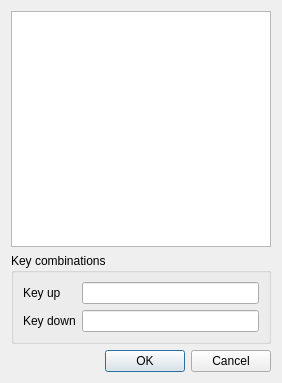
<ui version="4.0" >
 <class>AssignSliderHotKey</class>
 <widget class="QDialog" name="AssignSliderHotKey" >
  <property name="geometry" >
   <rect>
    <x>0</x>
    <y>0</y>
    <width>282</width>
    <height>383</height>
   </rect>
  </property>
  <property name="windowTitle" >
   <string>Assign a key combinations to slider</string>
  </property>
  <layout class="QVBoxLayout" >
   <item>
    <widget class="QTextBrowser" name="m_infoText" />
   </item>
   <item>
    <widget class="QGroupBox" name="m_combinationsGroup" >
     <property name="title" >
      <string>Key combinations</string>
     </property>
     <layout class="QGridLayout" >
      <item row="0" column="0" >
       <widget class="QLabel" name="label" >
        <property name="text" >
         <string>Key up</string>
        </property>
       </widget>
      </item>
      <item row="0" column="1" >
       <widget class="QLineEdit" name="m_previewUpEdit" >
        <property name="alignment" >
         <set>Qt::AlignCenter</set>
        </property>
        <property name="readOnly" >
         <bool>true</bool>
        </property>
       </widget>
      </item>
      <item row="1" column="0" >
       <widget class="QLabel" name="label_2" >
        <property name="text" >
         <string>Key down</string>
        </property>
       </widget>
      </item>
      <item row="1" column="1" >
       <widget class="QLineEdit" name="m_previewDownEdit" >
        <property name="readOnly" >
         <bool>true</bool>
        </property>
       </widget>
      </item>
     </layout>
    </widget>
   </item>
   <item>
    <widget class="QDialogButtonBox" name="m_buttonBox" >
     <property name="orientation" >
      <enum>Qt::Horizontal</enum>
     </property>
     <property name="standardButtons" >
      <set>QDialogButtonBox::Cancel|QDialogButtonBox::NoButton|QDialogButtonBox::Ok</set>
     </property>
    </widget>
   </item>
  </layout>
 </widget>
 <resources/>
 <connections>
  <connection>
   <sender>m_buttonBox</sender>
   <signal>accepted()</signal>
   <receiver>AssignSliderHotKey</receiver>
   <slot>accept()</slot>
   <hints>
    <hint type="sourcelabel" >
     <x>248</x>
     <y>254</y>
    </hint>
    <hint type="destinationlabel" >
     <x>157</x>
     <y>274</y>
    </hint>
   </hints>
  </connection>
  <connection>
   <sender>m_buttonBox</sender>
   <signal>rejected()</signal>
   <receiver>AssignSliderHotKey</receiver>
   <slot>reject()</slot>
   <hints>
    <hint type="sourcelabel" >
     <x>316</x>
     <y>260</y>
    </hint>
    <hint type="destinationlabel" >
     <x>286</x>
     <y>274</y>
    </hint>
   </hints>
  </connection>
 </connections>
</ui>
